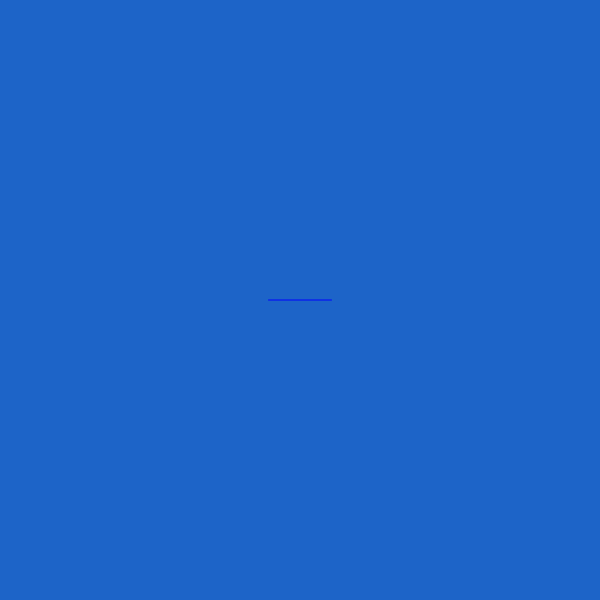
Frame 1 (no input)
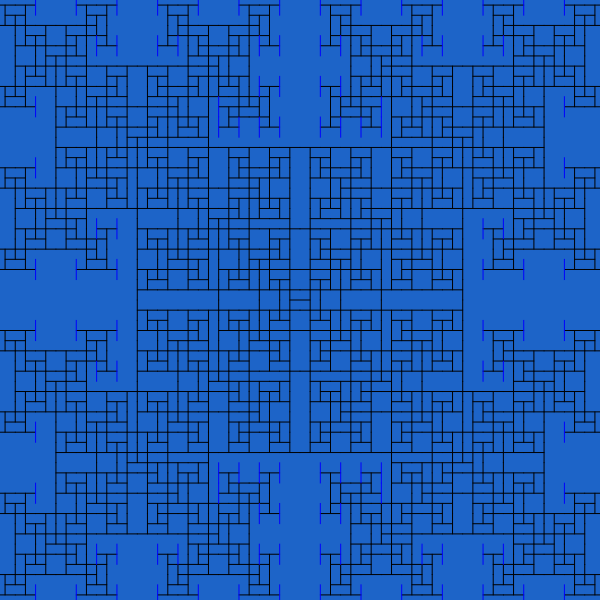
Frame 60 (no input)
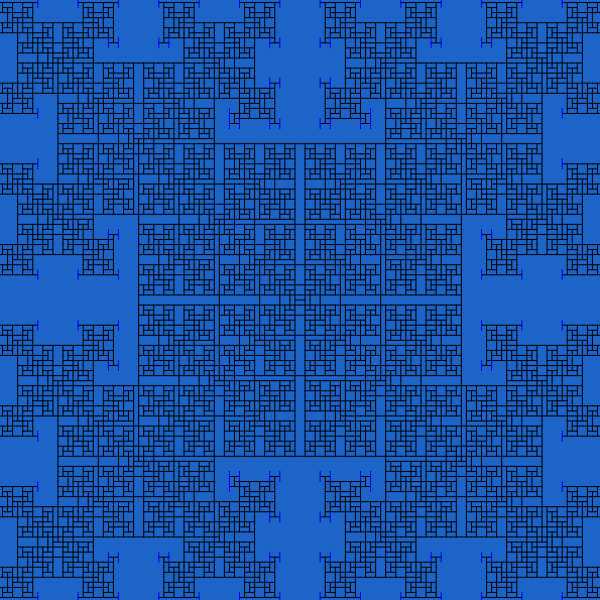
Frame 120 (the mouse pressed at the canvas centre since frame 60)

The p5.js sketch that drew these frames (run headless with seeded random() and noise() and a simulated clock; from frame 60 on, the mouse is pressed at the canvas centre):

// p5.js sketch
// ── sketch.js

let picks = [];

let len = 63;

let minX;
let maxX;

function setup() {
  createCanvas(600, 600);
  minX = -width / 2;
  maxX = width / 2;
  picks.push(new Toothpick(0, 0, 1));
}

function draw() {
    background(29, 100, 200);
  translate(width / 2, height / 2);
  let factor = float(width) / (maxX - minX);
  scale(factor);
  for (let t of picks) {
    t.show(factor);
    minX = min(t.ax, minX);
    maxX = max(t.ax, maxX);
  }

  let next = [];
  for (let t of picks) {
    if (t.newPick) {
      let nextA = t.createA(picks);
      let nextB = t.createB(picks);
      if (nextA != null) {
        next.push(nextA);
      }
      if (nextB != null) {
        next.push(nextB);
      }
      t.newPick = false;
    }
  }

  picks = picks.concat(next);
  if (frameCount > 200) {
    noLoop(); 
  }
}
// ── toothpick.js
class Toothpick {

  constructor(x, y, d) {
    this.newPick = true;

    this.dir = d;
    if (this.dir == 1) {
      this.ax = x - len / 2;
      this.bx = x + len / 2;
      this.ay = y;
      this.by = y;
    } else {
      this.ax = x;
      this.bx = x;
      this.ay = y - len / 2;
      this.by = y + len / 2;
    }
  }


  intersects(x,y) {
    if (this.ax == x && this.ay == y) {
      return true;
    } else if (this.bx == x && this.by == y) {
      return true;
    } else {
      return false;
    }
  }



   createA(others) {
    let available = true;
    for (let other of others) {
      if (other != this && other.intersects(this.ax, this.ay)) {
        available = false;
        break;
      }
    }
    if (available) {
      return new Toothpick(this.ax, this.ay, this.dir * -1);
    } else {
      return null;
    }
  }

   createB(others) {
    let available = true;
    for (let other of others) {
      if (other != this && other.intersects(this.bx, this.by)) {
        available = false;
        break;
      }
    }
    if (available) {
      return new Toothpick(this.bx, this.by, this.dir * -1);
    } else {
      return null;
    }
  }

  show(factor) {
    stroke(0);
    if (this.newPick) {
      stroke(0, 0, 255);
    }
    strokeWeight(1 / factor);
    line(this.ax, this.ay, this.bx, this.by);
  }
}
